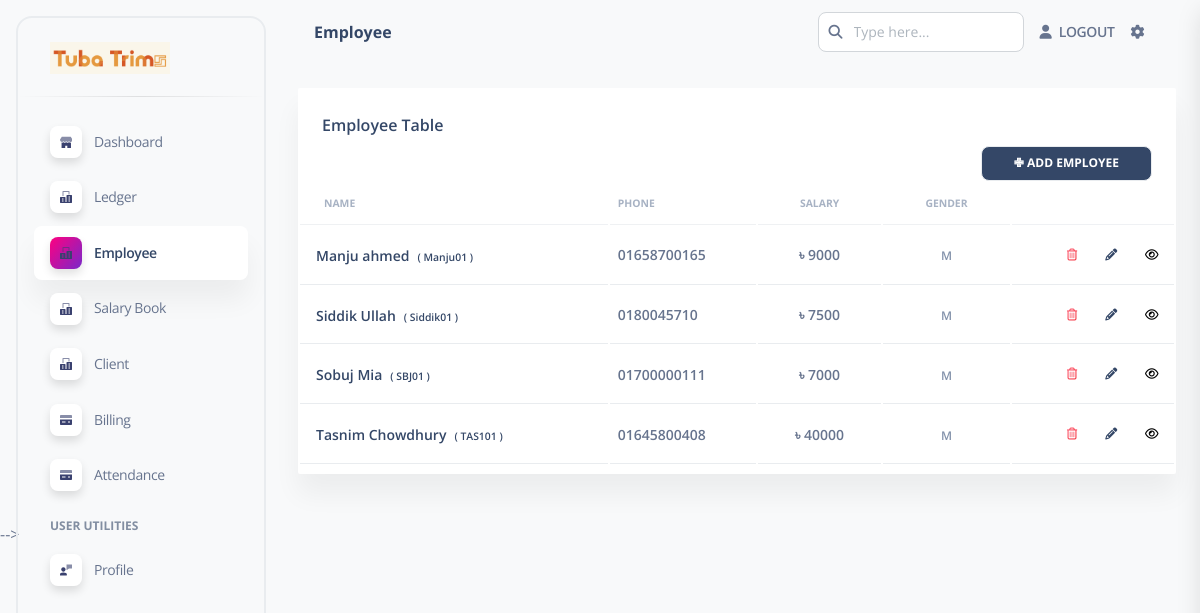
Screenshot of /employee (signed in) with the database file from the repository.
### apps/home/models.py (models this page shows, shortened)
class Employee(models.Model):
    emp_id = models.CharField(primary_key=True, max_length=20)
    name = models.CharField(max_length=50)
    phone = models.CharField(max_length=15)
    age = models.PositiveIntegerField()
    GENDER_CHOICES = (
        ('M', 'Male'),
        ('F', 'Female'),
    )
    gender = models.CharField(max_length=1, choices=GENDER_CHOICES, null=True)
    address = models.CharField(max_length=100)
    salary = models.IntegerField()
    g_name = models.CharField(max_length=50, null=True, )
    g_phone = models.CharField(max_length=15, null=True)

### apps/home/views.py (the view)
# urls.py: path('employee', views.employee, name='employee'),
@login_required(login_url="/login/")
def employee(request):
    EmployeeData = Employee.objects.all().order_by('name')
    context = {
        'employees': EmployeeData,
        'segment': 'employee'
    }
    return render(request, 'home/employee.html', context)

### apps/context_processors.py (called while the page is built)
def cfg_assets_root(request):
    return { 'ASSETS_ROOT' : settings.ASSETS_ROOT }

### apps/templates/home/employee.html (shortened to what this page needs)
{% extends 'layouts/base.html' %}
{% block content %}
    <div class="w-full px-6 py-6 mx-auto">
      <div class="flex flex-wrap -mx-3">
        <div class="flex-none w-full max-w-full px-3">
          <div class="relative flex flex-col min-w-0 mb-6 break-words bg-white border-0 border-transparent border-solid shadow-soft-xl rounded-sm bg-clip-border">
            <div class="p-6 pb-0 mb-0 bg-white border-b-0 border-b-solid rounded-t-2xl border-b-transparent">
                <h6>Employee Table</h6>
                <div class="flex flex-row justify-end">
                  <a href="{%  url 'reg_employee' %}">
                  <button type="button" id="add-new" class="inline-block px-8 py-2 mb-0 font-bold text-center uppercase align-middle transition-all bg-slate-700 border border-solid rounded-lg shadow-none cursor-pointer leading-pro ease-soft-in text-size-xs hover:scale-102 active:shadow-soft-xs tracking-normal-soft text-white hover:border-slate-700 hover:bg-transparent hover:text-slate-700 hover:opacity-75 hover:shadow-none active:bg-slate-700 active:text-slate-700 active:hover:bg-transparent active:hover:text-slate-700">&#10009; Add Employee</button></a>
                </div>
            </div>
            <div class="flex-auto px-0 pt-0 pb-2">
              <div class="p-0 overflow-x-auto">
                <table class="items-center w-full mb-0 align-top border-gray-200 text-slate-500">
                  <thead class="align-bottom">
                    <tr>
                      <th class="px-6 py-3 font-bold text-left uppercase align-middle bg-transparent border-b border-gray-200 shadow-none text-size-xxs border-b-solid tracking-none whitespace-nowrap text-slate-400 opacity-70">Name</th>
                      <th class="px-6 py-3 pl-2 font-bold text-left uppercase align-middle bg-transparent border-b border-gray-200 shadow-none text-size-xxs border-b-solid tracking-none whitespace-nowrap text-slate-400 opacity-70">Phone</th>
                      <th class="px-6 py-3 font-bold text-center uppercase align-middle bg-transparent border-b border-gray-200 shadow-none text-size-xxs border-b-solid tracking-none whitespace-nowrap text-slate-400 opacity-70">Salary</th>
                      <th class="px-6 py-3 font-bold text-center uppercase align-middle bg-transparent border-b border-gray-200 shadow-none text-size-xxs border-b-solid tracking-none whitespace-nowrap text-slate-400 opacity-70">Gender</th>
                      <th class="px-6 py-3 font-semibold capitalize align-middle bg-transparent border-b border-gray-200 border-solid shadow-none tracking-none whitespace-nowrap text-slate-400 opacity-70"></th>
                    </tr>
                  </thead>
                  <tbody>
                    {% for employee in employees %}
                    <tr>
                      <td class="p-2 align-middle bg-transparent border-b whitespace-nowrap shadow-transparent">
                        <div class="flex px-2 py-1">
                          <div class="flex flex-col justify-center">
                            <h6 class="mb-0 leading-normal text-size-sm">{{employee.name}}<span class="text-size-xxs font-semibold ml-2">( {{employee.emp_id}} )</span></h6>
                          </div>
                        </div>
                      </td>
                      <td class="p-2 align-middle bg-transparent border-b whitespace-nowrap shadow-transparent">
                        <p class="mb-0 font-semibold leading-tight text-size-sm">{{employee.phone}}</p>
                      </td>
                      <td class="p-2 leading-normal text-center align-middle bg-transparent border-b text-size-sm whitespace-nowrap shadow-transparent">
                        <p class="mb-0 font-semibold leading-tight text-size-sm">	&#2547;  {{employee.salary}}</p>
                      </td>
                      <td class="p-2 text-center align-middle bg-transparent border-b whitespace-nowrap shadow-transparent">
                        <span class="font-semibold leading-tight text-size-xs text-slate-400">
                          {{employee.gender}}</span>
                      </td>
                      <td class="p-2 align-middle bg-transparent border-b whitespace-nowrap shadow-transparent">
                        <div class="text-right">
                          <a class="relative z-10 inline-block font-bold text-center text-transparent uppercase align-middle transition-all shadow-none cursor-pointer leading-pro text-size-xs ease-soft-in bg-150 bg-gradient-red hover:scale-102 bg-clip-text" href="{% url 'del_employee' employee.emp_id %}"><i class="mr-2 far fa-trash-alt bg-150 bg-clip-text"></i></a>
                          <a class="inline-block px-4 py-3 mb-0 font-bold text-center uppercase align-middle transition-all bg-transparent border-0 rounded-lg shadow-none cursor-pointer leading-pro text-size-xs ease-soft-in bg-150 hover:scale-102 active:opacity-85 bg-x-25 text-slate-700" href="{% url 'update_employee' employee.emp_id %}"><i class="mr-2 fas fa-pencil-alt text-slate-700"></i></a>
                          <a class="relative z-10 inline-block font-bold text-center text-transparent uppercase align-middle transition-all shadow-none cursor-pointer leading-pro text-size-xs ease-soft-in bg-150 bg-black hover:scale-102 bg-clip-text" href="{% url 'profile_employee' employee.emp_id %}"><i class="mr-2 far fa-eye bg-150 bg-clip-text"></i></a>
                        </div>
                      </td>
                    </tr>
                    {% endfor %}
                  </tbody>
                </table>
              </div>
            </div>
          </div>
        </div>
      </div>
    </div>
{% endblock content %}

### rows the page displays
Employee: name "Manju ahmed", emp_id "Manju01", phone "01658700165", salary "9000", gender "M"
Employee: name "Siddik Ullah", emp_id "Siddik01", phone "0180045710", salary "7500", gender "M"
Employee: name "Sobuj Mia", emp_id "SBJ01", phone "01700000111", salary "7000", gender "M"
Employee: name "Tasnim Chowdhury", emp_id "TAS101", phone "01645800408", salary "40000", gender "M"

### other values shown
{{ segment }} "Employee"
